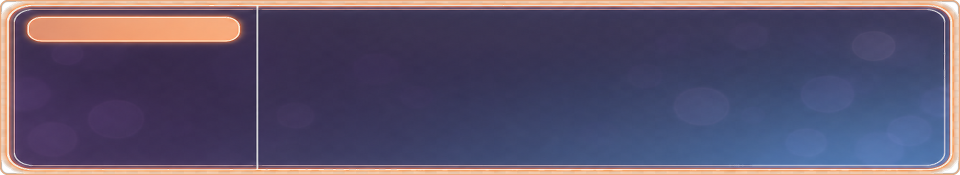
#> input picture 美术资源初稿/UI/UI_01_dialogue_box.png, 1920 x 350 px, given in place of lin-wantang-standing-transparent-v1-feather.png, which was not available (shown at 1/2 size)
$ python build_dialogue_ui_minimal_posA.py
#> lines starting #> are read from the running program, lines starting #| are printed output that depends on the picture; after the words box and inside, x2 and y2 are one past the last pixel; in counts of white or black regions, pixels touching at a corner belong together; pictures that were not available may be replaced by others from this repository, and a replacement may not be noted
#!/usr/bin/env python3
"""UI_02 minimal dialogue bar — Scheme A (portrait head overflow above bar).

Spec: ../DIALOGUE_UI_MINIMAL_SPEC.md
"""
from __future__ import annotations

from pathlib import Path

import numpy as np
from PIL import Image, ImageDraw, ImageFilter

W = 1920
H_BAR = 350
OVERFLOW_TOP = 90

SPRITE = Path(r"J:\项目\GAL\美术资源初稿\立绘\lin-wantang-standing-transparent-v1-feather.png")
OUT = Path(r"J:\项目\GAL\美术资源初稿\UI\UI_02_dialogue_minimal_wantang_posA_overflow_top.png")

TINT = np.array([32, 42, 72], dtype=np.float32)
PORTRAIT_SCALE = 1.14


def make_gradient_bar(height: int, y_offset: int) -> np.ndarray:
    arr = np.zeros((y_offset + height, W, 4), dtype=np.float32)
    for yi in range(height):
        y = y_offset + yi
        t = yi / max(height - 1, 1)
        base_a = min(0.78, t**0.8 * 0.62 + 0.04)
        for x in range(W):
            lx = 1.0 - min(1.0, x / (W * 0.45))
            boost = (1.0 - t) * 0.07 * lx
            a = min(0.82, base_a + boost)
            arr[y, x, :3] = TINT
            arr[y, x, 3] = a * 255
    return arr


def crop_bust(sprite: Image.Image) -> Image.Image:
    sprite = sprite.convert("RGBA")
    a = np.array(sprite.split()[3])
    ys, xs = np.where(a > 40)
    x0, x1, y0, y1 = xs.min(), xs.max(), ys.min(), ys.max()
    y1_bust = y0 + int((y1 - y0) * 0.66)
    bust = sprite.crop((x0, y0, x1, y1_bust))
    target_h = int(H_BAR * PORTRAIT_SCALE)
    s = target_h / bust.size[1]
    return bust.resize((max(1, int(bust.size[0] * s)), target_h), Image.Resampling.LANCZOS)


def blend_mask(alpha: np.ndarray) -> np.ndarray:
    h, w = alpha.shape
    a = np.clip(alpha.astype(np.float32), 0, 1)
    yy = np.arange(h, dtype=np.float32)[:, None]
    bottom = np.clip((h - yy) / max(h * 0.26, 1), 0, 1) ** 1.05
    core = a > 0.55
    edge_zone = np.clip((1.0 - a) * 2.0, 0, 1)
    a = a * bottom
    a = np.where(core, a, a * (1.0 - edge_zone * 0.55))
    am = Image.fromarray((np.clip(a, 0, 1) * 255).astype(np.uint8), "L")
    am = am.filter(ImageFilter.GaussianBlur(2.0))
    return np.array(am, dtype=np.float32) / 255.0


def harmonize_colors(rgb: np.ndarray, mask: np.ndarray) -> np.ndarray:
    out = rgb.astype(np.float32)
    edge = np.clip((1.0 - mask) * 2.2, 0, 1)[..., None]
    return np.clip(out * (1.0 - edge * 0.18) + TINT * (edge * 0.18), 0, 255)


def paste_portrait(base: np.ndarray, bust: Image.Image, px: int, py: int) -> int:
    b = np.array(bust.convert("RGBA"), dtype=np.float32)
    bh, bw = int(b.shape[0]), int(b.shape[1])
    mask = blend_mask(b[..., 3] / 255.0)[..., None]
    src_rgb = harmonize_colors(b[..., :3], mask[..., 0])

    canvas_h, canvas_w = base.shape[0], base.shape[1]
    y0, y1 = max(0, py), min(canvas_h, py + bh)
    x0, x1 = max(0, px), min(canvas_w, px + bw)
    sy0, sy1 = y0 - py, y1 - py
    sx0, sx1 = x0 - px, x1 - px

    dst = base[y0:y1, x0:x1]
    sa = mask[sy0:sy1, sx0:sx1]
    da = dst[..., 3:4] / 255.0
    out_a = sa + da * (1.0 - sa)
    out_rgb = (src_rgb[sy0:sy1, sx0:sx1] * sa + dst[..., :3] * da * (1.0 - sa)) / np.maximum(
        out_a, 1e-6
    )
    dst[..., :3] = out_rgb
    dst[..., 3:4] = out_a * 255.0
    base[y0:y1, x0:x1] = dst
    return x1


def draw_lines(base: np.ndarray, text_x: int, bar_top: int) -> None:
    overlay = Image.new("RGBA", (base.shape[1], base.shape[0]), (0, 0, 0, 0))
    d = ImageDraw.Draw(overlay)
    y1, y2 = bar_top + 112, bar_top + 128
    for y, op in ((y1, 70), (y2, 30)):
        d.line((text_x, y, W - 40, y), fill=(255, 255, 255, op), width=1)
    o = np.array(overlay, dtype=np.float32)
    a = o[..., 3:4] / 255.0
    base[..., :3] = o[..., :3] * a + base[..., :3] * (1.0 - a)


def build() -> Image.Image:
    canvas_h = H_BAR + OVERFLOW_TOP
    base = make_gradient_bar(H_BAR, y_offset=OVERFLOW_TOP)
    bust = crop_bust(Image.open(SPRITE))
    px = 4
    py = canvas_h - bust.size[1]
    text_x = paste_portrait(base, bust, px, py) + 18
    draw_lines(base, text_x, bar_top=OVERFLOW_TOP)
    return Image.fromarray(base.astype(np.uint8), "RGBA")


def main() -> None:
    img = build()
#> in crop_bust, sprite is the input picture: PIL image 1920x350 RGBA; mean R, G, B, A 87.8, 79.3, 105.9, 250.9
#> in crop_bust, `a = np.array(sprite.split()[3])`:
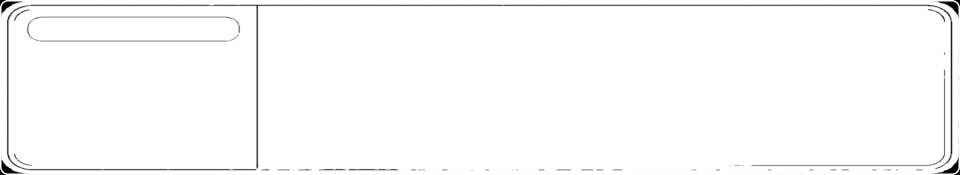
#> a: shape (350, 1920) (shown at 1/2 size); min 0, max 255, mean 250.9
#> in crop_bust, `x0, x1, y0, y1 = xs.min(), xs.max(), ys.min(), ys.max()`: x0 = 0; x1 = 1919; y0 = 0; y1 = 349
#> in crop_bust, `y1_bust = y0 + int((y1 - y0) * 0.66)`: y1_bust = 230
#> in blend_mask, `core = a > 0.55`:
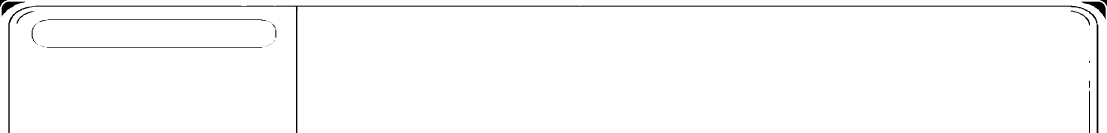
#> core: shape (398, 3320) bool (shown at 1/3 size); 98.4% white; 33 black regions (18 under 20 px), largest, box (x1, y1, x2, y2) and area: (25, 17, 3295, 398) 14517, (141, 58, 799, 63) 1318, (140, 141, 787, 143) 1292
#> in harmonize_colors, `return np.clip(out * (1.0 - edge * 0.18) + TINT * (edge * 0.18), 0, 255)`:
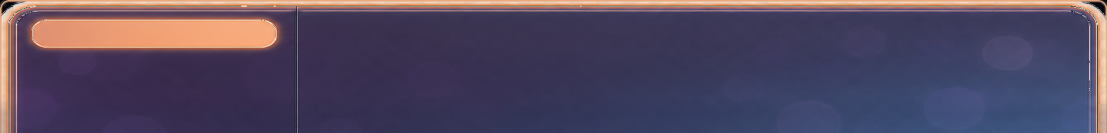
#> returned value: shape (398, 3320, 3) float32 (shown at 1/3 size); mean of channels 0, 1, 2 83.1, 72.2, 96.8; drawn as R, G, B
#> in paste_portrait, `da = dst[..., 3:4] / 255.0`:
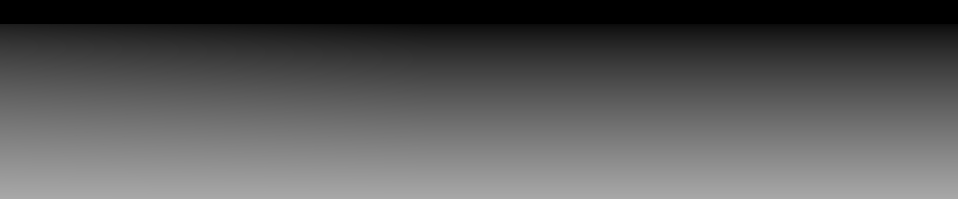
#> da: shape (398, 1916, 1) float32 (shown at 1/2 size); min 0, max 0.66, mean 0.345
#> in paste_portrait, `out_a = sa + da * (1.0 - sa)`:
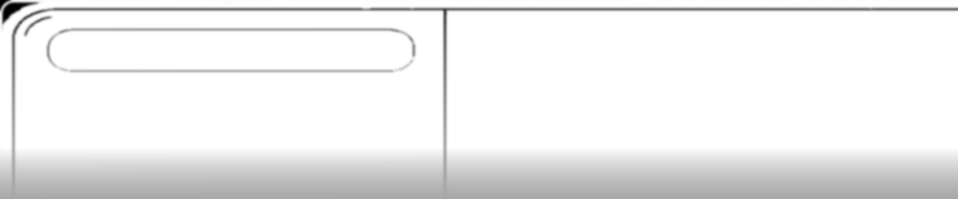
#> out_a: shape (398, 1916, 1) float32 (shown at 1/2 size); min 0, max 1, mean 0.932
#> in paste_portrait, `dst[..., 3:4] = out_a * 255.0`:
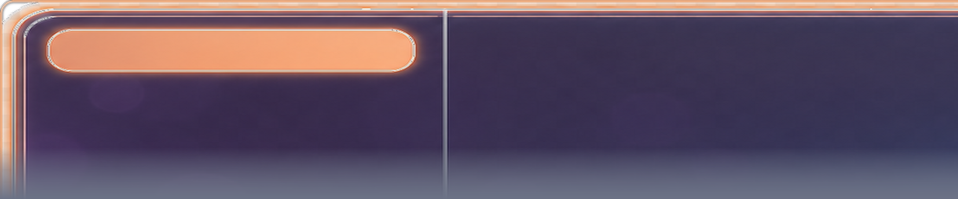
#> dst: shape (398, 1916, 4) float32 (shown at 1/2 size); mean of channels 0, 1, 2, 3 85.6, 68.8, 89, 238.2; transparent parts drawn white
#> in paste_portrait, `base[y0:y1, x0:x1] = dst`:
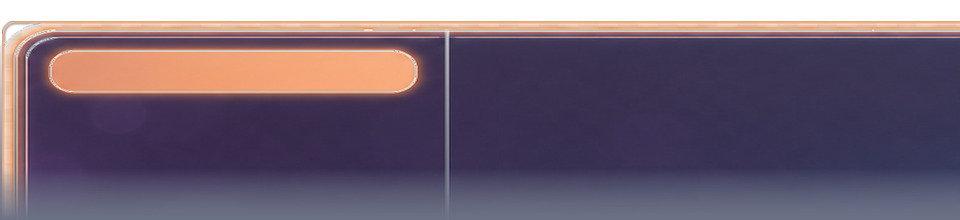
#> base: shape (440, 1920, 4) float32 (shown at 1/2 size); mean of channels 0, 1, 2, 3 77.3, 62.1, 80.4, 215.2; transparent parts drawn white
#> in build, `text_x = paste_portrait(base, bust, px, py) + 18`: text_x = 1938
#> in draw_lines, `overlay = Image.new("RGBA", (base.shape[1], base.shape[0]), (0, 0, 0, ..`: overlay: PIL image 1920x440 RGBA; every value is 0
    img.save(OUT, "PNG")
    print(OUT, img.size, "bar_top_y", OVERFLOW_TOP)
#| J:\项目\GAL\美术资源初稿\UI\UI_02_dialogue_minimal_wantang_posA_overflow_top.png (1920, 440) bar_top_y 90


if __name__ == "__main__":
    main()
